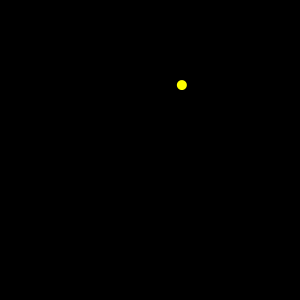
Frame 1 (no input)
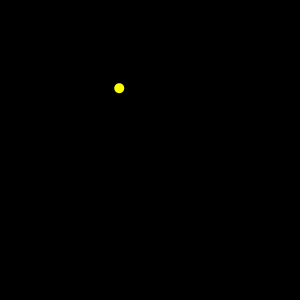
Frame 60 (the mouse pressed at the canvas centre just before this capture)
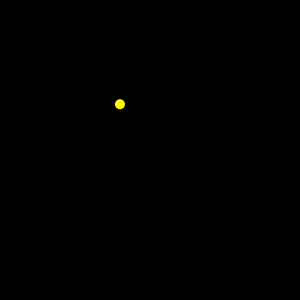
Frame 120 (the mouse held since frame 60 and released just before this capture)

The Processing sketch that drew these frames (run headless with seeded random() and noise(); from frame 60 on, the mouse is pressed at the canvas centre):

// Processing sketch: Class4_1
// ── Class4_1.pde
float tx = 0;
float ty = 5;
void setup() {
  size(300, 300);
  smooth();
}

void draw() {
  background(0);
  float nx = noise(tx)*width;
  float ny = noise(ty)*height;
  tx+=0.01;
  ty+=0.01;
  
  noStroke();
  fill(255,255,0);
  println("tx="+noise(tx)+" nx="+nx);
  println("ty="+noise(ty)+" ny="+ny);
  ellipse(nx,ny,10,10);
}

void mousePressed(){

}
